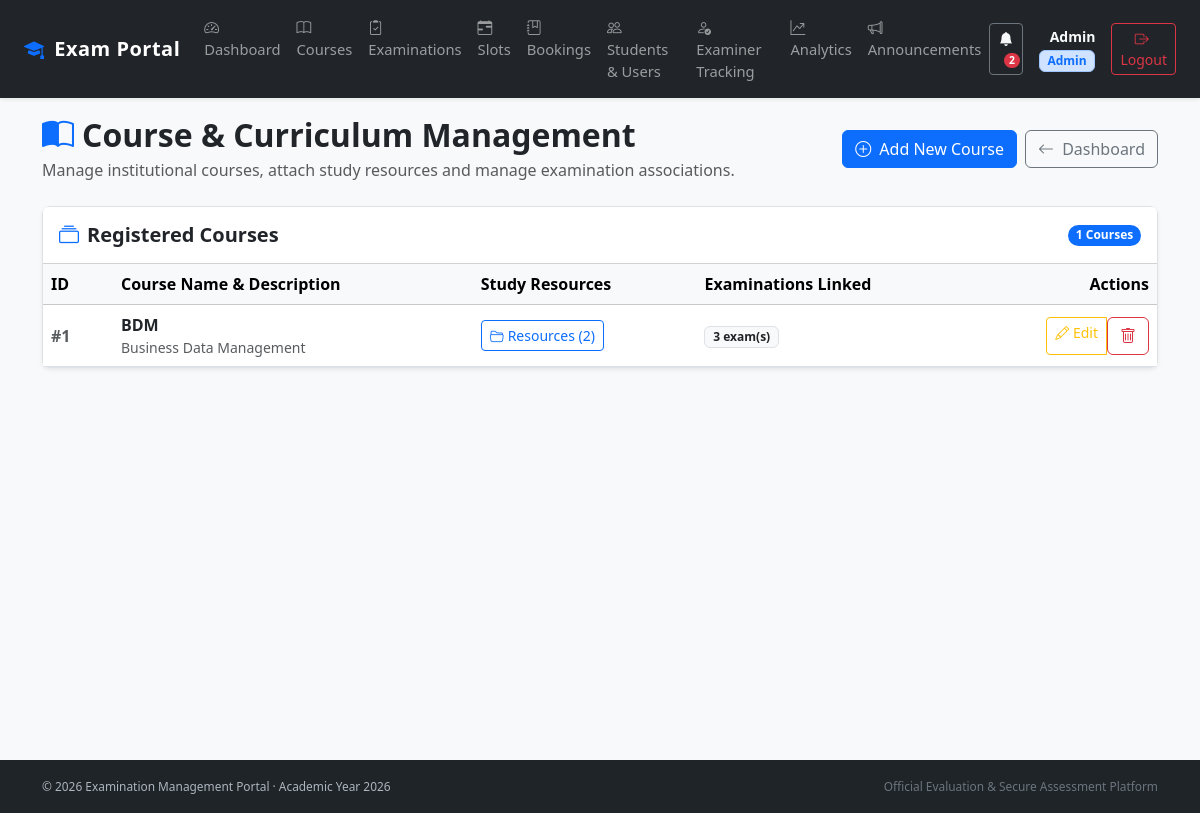
Screenshot of /courses (signed in) with the database file from the repository.
### models.py (models this page shows, shortened)
class Course(db.Model):
    id = db.Column(db.Integer, primary_key=True)
    name = db.Column(db.String(100), nullable=False)
    description = db.Column(db.String(500))
    resources = db.relationship(
        "CourseResource", backref="course", cascade="all, delete-orphan"
    )

### app.py (the view)
@app.route("/courses")
@role_required("Admin")
def courses():
    all_courses = Course.query.all()
    return render_template("courses.html", courses=all_courses)

### app.py (called while the page is built)
@app.context_processor
def inject_global_data():
    unread_count = 0
    if "user_id" in session:
        try:
            unread_count = Notification.query.filter_by(
                user_id=session["user_id"], is_read=False
            ).count()
        except Exception:
            pass
    return dict(unread_notifications_count=unread_count)

def role_required(required_role):
    def decorator(function):
        @wraps(function)
        def wrapper(*args, **kwargs):
            if "user_id" not in session:
                return redirect(url_for("login"))
            user = User.query.get(session["user_id"])
            if user is None or not user.is_active:
                session.clear()
                return redirect(url_for("login"))
            if user.role != required_role:
                abort(403)
            if user.role == "Examiner" and not user.is_approved:
                session.clear()
                return redirect(url_for("login"))
            return function(*args, **kwargs)
        return wrapper
    return decorator

### templates/courses.html (shortened to what this page needs)
{% extends "base.html" %}
{% block content %}
<div class="container my-4">
    <div class="d-flex justify-content-between align-items-center mb-4 flex-wrap gap-2">
        <div>
            <h2 class="fw-bold mb-1"><i class="bi bi-book-half me-2 text-primary"></i>Course & Curriculum Management</h2>
            <p class="text-muted mb-0">Manage institutional courses, attach study resources and manage examination associations.</p>
        </div>
        <div class="d-flex gap-2">
            <a href="{{ url_for('add_course') }}" class="btn btn-primary">
                <i class="bi bi-plus-circle me-1"></i> Add New Course
            </a>
            <a href="{{ url_for('admin_dashboard') }}" class="btn btn-outline-secondary">
                <i class="bi bi-arrow-left me-1"></i> Dashboard
            </a>
        </div>
    </div>
    <div class="card shadow-sm border bg-white">
        <div class="card-header bg-white py-3 d-flex justify-content-between align-items-center">
            <h5 class="fw-bold text-dark mb-0"><i class="bi bi-collection me-2 text-primary"></i>Registered Courses</h5>
            <span class="badge bg-primary rounded-pill">{{ courses|length }} Courses</span>
        </div>
        <div class="card-body p-0">
            {% if courses %}
            <div class="table-responsive">
                <table class="table table-hover align-middle mb-0">
                    <thead class="table-light">
                        <tr>
                            <th style="width: 70px;">ID</th>
                            <th>Course Name & Description</th>
                            <th>Study Resources</th>
                            <th>Examinations Linked</th>
                            <th class="text-end">Actions</th>
                        </tr>
                    </thead>
                    <tbody>
                        {% for c in courses %}
                        <tr>
                            <td class="text-muted fw-bold">#{{ c.id }}</td>
                            <td>
                                <div class="fw-bold text-dark fs-6">{{ c.name }}</div>
                                <div class="small text-muted">{{ c.description or 'No description provided.' }}</div>
                            </td>
                            <td>
                                <a href="{{ url_for('course_resources', course_id=c.id) }}" class="btn btn-sm btn-outline-primary">
                                    <i class="bi bi-folder2-open me-1"></i>Resources ({{ c.resources|length }})
                                </a>
                            </td>
                            <td>
                                <span class="badge bg-light text-dark border">{{ c.examinations|length }} exam(s)</span>
                            </td>
                            <td class="text-end">
                                <div class="btn-group btn-group-sm">
                                    <a href="{{ url_for('edit_course', course_id=c.id) }}" class="btn btn-outline-warning">
                                        <i class="bi bi-pencil"></i> Edit
                                    </a>
                                    <form action="{{ url_for('delete_course', course_id=c.id) }}" method="POST" style="display:inline;" onsubmit="return confirm('Are you sure you want to delete this course?');">
                                        <button type="submit" class="btn btn-outline-danger">
                                            <i class="bi bi-trash"></i>
                                        </button>
                                    </form>
                                </div>
                            </td>
                        </tr>
                        {% endfor %}
                    </tbody>
                </table>
            </div>
            {% else %}
            <div class="p-5 text-center text-muted">
                <i class="bi bi-book display-4 d-block mb-2 text-secondary"></i>
                No courses added yet. Click <strong>Add New Course</strong> to create one.
            </div>
            {% endif %}
        </div>
    </div>
</div>
{% endblock %}

### templates/base.html (style rules this page uses)
body { padding-top: 60px; background-color: #f8f9fa; }
.card { border-radius: 0.5rem; border: 1px solid rgba(0,0,0,0.08); box-shadow: 0 0.125rem 0.25rem rgba(0,0,0,0.04); }

### rows the page displays
Course: id "1", name "BDM", description "Business Data Management", resources|length "2", examinations|length "3"

### other values shown
{{ unread_notifications_count }} "2"
{{ session.get("user_name") }} "Admin"
{{ session.get("user_role") }} "Admin"
{{ courses|length }} "1"
{{ 2026 }} "2026"
